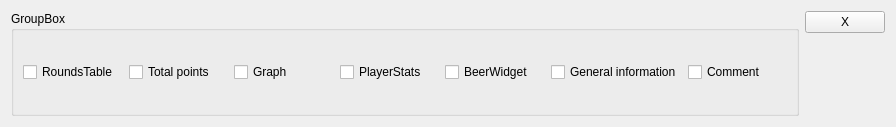
<?xml version="1.0" encoding="UTF-8"?>
<ui version="4.0">
 <class>LiveGameSettingsWidget</class>
 <widget class="QWidget" name="LiveGameSettingsWidget">
  <property name="geometry">
   <rect>
    <x>0</x>
    <y>0</y>
    <width>896</width>
    <height>127</height>
   </rect>
  </property>
  <property name="windowTitle">
   <string>Form</string>
  </property>
  <layout class="QHBoxLayout" name="horizontalLayout_2">
   <item>
    <widget class="QGroupBox" name="groupBox">
     <property name="sizePolicy">
      <sizepolicy hsizetype="Expanding" vsizetype="Preferred">
       <horstretch>0</horstretch>
       <verstretch>0</verstretch>
      </sizepolicy>
     </property>
     <property name="title">
      <string>GroupBox</string>
     </property>
     <layout class="QHBoxLayout" name="horizontalLayout">
      <item>
       <widget class="QCheckBox" name="checkBoxRoundsTable">
        <property name="text">
         <string>RoundsTable</string>
        </property>
       </widget>
      </item>
      <item>
       <widget class="QCheckBox" name="checkBoxTotalPoints">
        <property name="text">
         <string>Total points</string>
        </property>
       </widget>
      </item>
      <item>
       <widget class="QCheckBox" name="checkBoxGraph">
        <property name="text">
         <string>Graph</string>
        </property>
       </widget>
      </item>
      <item>
       <widget class="QCheckBox" name="checkBoxPlayerStats">
        <property name="text">
         <string>PlayerStats</string>
        </property>
       </widget>
      </item>
      <item>
       <widget class="QCheckBox" name="checkBoxBeerWidget">
        <property name="text">
         <string>BeerWidget</string>
        </property>
       </widget>
      </item>
      <item>
       <widget class="QCheckBox" name="checkBoxGeneralInformation">
        <property name="text">
         <string>General information</string>
        </property>
       </widget>
      </item>
      <item>
       <widget class="QCheckBox" name="checkBoxComment">
        <property name="text">
         <string>Comment</string>
        </property>
       </widget>
      </item>
     </layout>
    </widget>
   </item>
   <item>
    <layout class="QHBoxLayout" name="horizontalLayout_3">
     <item>
      <layout class="QVBoxLayout" name="verticalLayout_2">
       <item>
        <widget class="QPushButton" name="pushButtonClose">
         <property name="text">
          <string>X</string>
         </property>
        </widget>
       </item>
       <item>
        <spacer name="verticalSpacer">
         <property name="orientation">
          <enum>Qt::Vertical</enum>
         </property>
         <property name="sizeHint" stdset="0">
          <size>
           <width>20</width>
           <height>40</height>
          </size>
         </property>
        </spacer>
       </item>
      </layout>
     </item>
    </layout>
   </item>
  </layout>
 </widget>
 <resources/>
 <connections/>
</ui>
